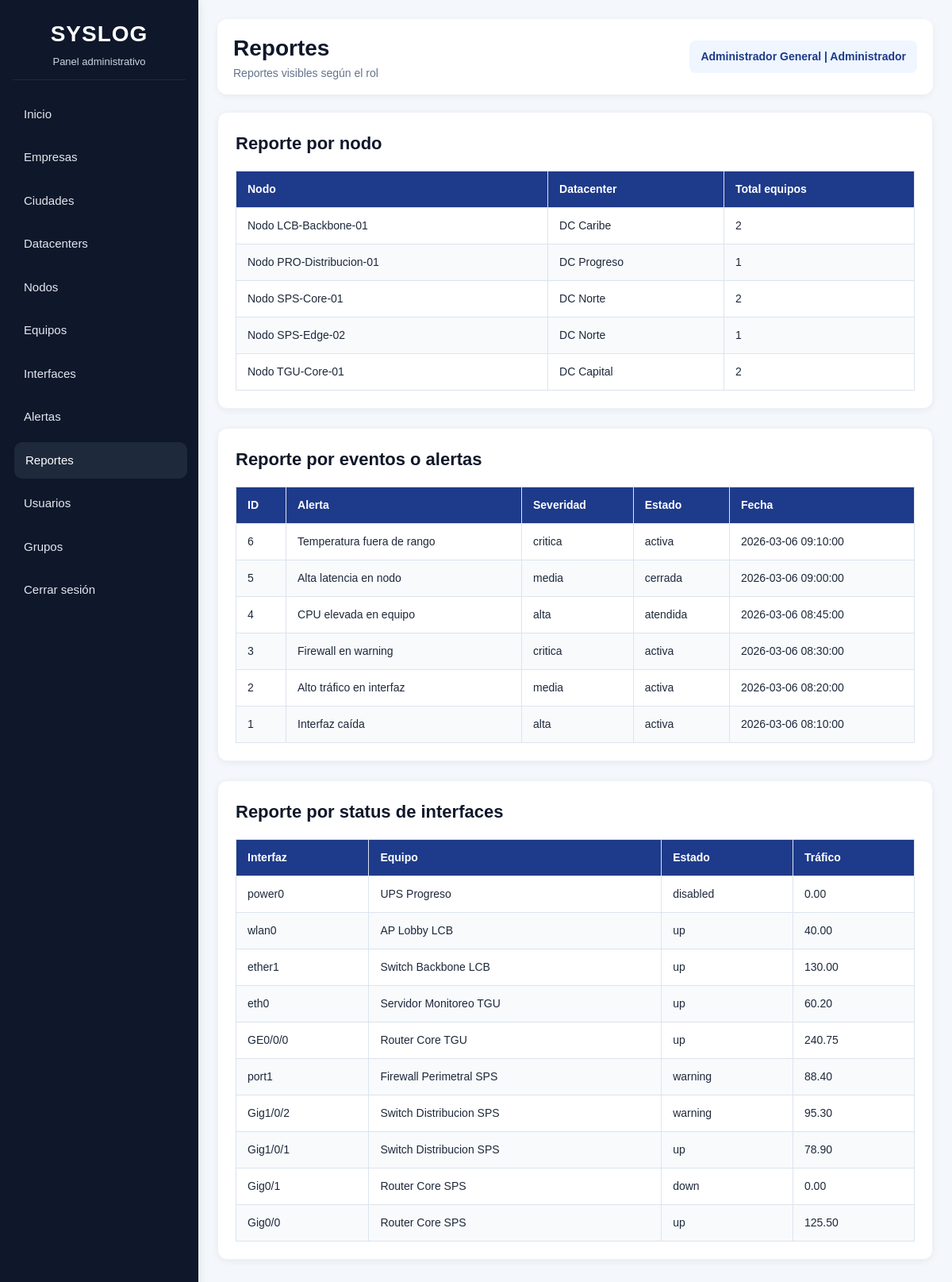
The page /pages/reportes.php (signed in) on the database its author committed.
### tables this page shows
CREATE TABLE `evento_alerta` (
  `id_evento` int(11) NOT NULL,
  `id_alerta` int(11) NOT NULL,
  `tipo_objeto` enum('datacenter','nodo','equipo','interface') NOT NULL,
  `id_objeto` int(11) NOT NULL,
  `valor_detectado` decimal(10,2) DEFAULT NULL,
  `fecha_evento` datetime DEFAULT current_timestamp(),
  `estado_evento` enum('activa','atendida','cerrada') DEFAULT 'activa',
  `mensaje` text DEFAULT NULL
);

CREATE TABLE `alerta` (
  `id_alerta` int(11) NOT NULL,
  `nombre_alerta` varchar(100) NOT NULL,
  `descripcion` text DEFAULT NULL,
  `severidad` enum('baja','media','alta','critica') DEFAULT 'media',
  `tipo_objeto` enum('datacenter','nodo','equipo','interface') NOT NULL,
  `metrica` varchar(50) NOT NULL,
  `condicion` enum('>','<','=','>=','<=','fuera_rango') NOT NULL,
  `valor_referencia` decimal(10,2) DEFAULT NULL,
  `estado` enum('activa','inactiva') DEFAULT 'activa'
);

CREATE TABLE `interface_red` (
  `id_interface` int(11) NOT NULL,
  `id_equipo` int(11) NOT NULL,
  `nombre_interface` varchar(100) NOT NULL,
  `tipo_interface` varchar(50) DEFAULT NULL,
  `velocidad` varchar(50) DEFAULT NULL,
  `mac_address` varchar(50) DEFAULT NULL,
  `direccion_ip` varchar(45) DEFAULT NULL,
  `estado` enum('up','down','warning','disabled') DEFAULT 'up',
  `trafico_actual` decimal(10,2) DEFAULT 0.00,
  `descripcion` varchar(255) DEFAULT NULL
);

CREATE TABLE `equipo` (
  `id_equipo` int(11) NOT NULL,
  `id_nodo` int(11) NOT NULL,
  `id_tipo_equipo` int(11) NOT NULL,
  `id_marca` int(11) NOT NULL,
  `nombre` varchar(100) NOT NULL,
  `modelo` varchar(100) DEFAULT NULL,
  `serial_number` varchar(100) DEFAULT NULL,
  `ip_gestion` varchar(45) DEFAULT NULL,
  `sistema_operativo` varchar(100) DEFAULT NULL,
  `version_firmware` varchar(100) DEFAULT NULL,
  `estado` enum('activo','inactivo','mantenimiento','warning') DEFAULT 'activo',
  `fecha_instalacion` date DEFAULT NULL
);

### includes/auth.php (called while the page is built, shortened)
<?php
function getScope() {
    return [
        "rol"           => $_SESSION["rol"] ?? "",
        "id_empresa"    => $_SESSION["id_empresa"] ?? null,
        "id_datacenter" => $_SESSION["id_datacenter"] ?? null,
        "id_nodo"       => $_SESSION["id_nodo"] ?? null,
        "id_equipo"     => $_SESSION["id_equipo"] ?? null
    ];
}
?>

### pages/reportes.php (the view, shortened to what this page needs)
<?php
require_once "../includes/auth.php";
require_once "../includes/db.php";
$scope = getScope();
$rol = $scope["rol"];
if ($rol === "Administrador") {
    $repNodos = $pdo->query("
        SELECT n.nombre, d.nombre AS datacenter, COUNT(e.id_equipo) AS total_equipos
        FROM nodo n
        INNER JOIN datacenter d ON n.id_datacenter = d.id_datacenter
        LEFT JOIN equipo e ON n.id_nodo = e.id_nodo
        GROUP BY n.id_nodo, n.nombre, d.nombre
        ORDER BY n.nombre
    ")->fetchAll(PDO::FETCH_ASSOC);
    $repInterfaces = $pdo->query("
        SELECT i.nombre_interface, e.nombre AS equipo, i.estado, i.trafico_actual
        FROM interface_red i
        INNER JOIN equipo e ON i.id_equipo = e.id_equipo
        ORDER BY i.id_interface DESC
    ")->fetchAll(PDO::FETCH_ASSOC);
    $repAlertas = $pdo->query("
        SELECT ea.id_evento, a.nombre_alerta, a.severidad, ea.estado_evento, ea.fecha_evento
        FROM evento_alerta ea
        INNER JOIN alerta a ON ea.id_alerta = a.id_alerta
        ORDER BY ea.fecha_evento DESC
    ")->fetchAll(PDO::FETCH_ASSOC);
} else {
    $repNodos = [];
    $repInterfaces = [];
    $repAlertas = [];
}
?>
<!DOCTYPE html>
<html lang="es">
<head>
    <link rel="stylesheet" href="../css/style.css">
</head>
<body>
<div class="main-layout">
    <?php include "../includes/menu.php"; ?>
    <div class="content">
        <div class="topbar">
            <div>
                <h1>Reportes</h1>
                <p class="muted-text">Reportes visibles según el rol</p>
            </div>
            <div class="user-box"><?php echo htmlspecialchars($_SESSION["usuario"]); ?> | <?php echo htmlspecialchars($rol); ?></div>
        </div>
        <div class="section">
            <div class="section-header"><h2>Reporte por nodo</h2></div>
            <div class="table-responsive">
                <table class="table">
                    <thead><tr><th>Nodo</th><th>Datacenter</th><th>Total equipos</th></tr></thead>
                    <tbody>
                        <?php foreach ($repNodos as $r): ?>
                        <tr>
                            <td><?php echo htmlspecialchars($r["nombre"]); ?></td>
                            <td><?php echo htmlspecialchars($r["datacenter"]); ?></td>
                            <td><?php echo $r["total_equipos"]; ?></td>
                        </tr>
                        <?php endforeach; ?>
                    </tbody>
                </table>
            </div>
        </div>
        <div class="section">
            <div class="section-header"><h2>Reporte por eventos o alertas</h2></div>
            <div class="table-responsive">
                <table class="table">
                    <thead><tr><th>ID</th><th>Alerta</th><th>Severidad</th><th>Estado</th><th>Fecha</th></tr></thead>
                    <tbody>
                        <?php foreach ($repAlertas as $r): ?>
                        <tr>
                            <td><?php echo $r["id_evento"]; ?></td>
                            <td><?php echo htmlspecialchars($r["nombre_alerta"]); ?></td>
                            <td><?php echo htmlspecialchars($r["severidad"]); ?></td>
                            <td><?php echo htmlspecialchars($r["estado_evento"]); ?></td>
                            <td><?php echo htmlspecialchars($r["fecha_evento"]); ?></td>
                        </tr>
                        <?php endforeach; ?>
                    </tbody>
                </table>
            </div>
        </div>
        <div class="section">
            <div class="section-header"><h2>Reporte por status de interfaces</h2></div>
            <div class="table-responsive">
                <table class="table">
                    <thead><tr><th>Interfaz</th><th>Equipo</th><th>Estado</th><th>Tráfico</th></tr></thead>
                    <tbody>
                        <?php foreach ($repInterfaces as $r): ?>
                        <tr>
                            <td><?php echo htmlspecialchars($r["nombre_interface"]); ?></td>
                            <td><?php echo htmlspecialchars($r["equipo"]); ?></td>
                            <td><?php echo htmlspecialchars($r["estado"]); ?></td>
                            <td><?php echo number_format((float)$r["trafico_actual"], 2); ?></td>
                        </tr>
                        <?php endforeach; ?>
                    </tbody>
                </table>
            </div>
        </div>
    </div>
</div>
</body>
</html>

### css/style.css (style rules this page uses)
* { margin: 0; padding: 0; box-sizing: border-box; }
:root { --bg-main: #f4f7fb; --bg-card: #ffffff; --bg-sidebar: #0f172a; --bg-sidebar-hover: #1e293b; --bg-topbar: #ffffff; --primary: #1d4ed8; --primary-dark: #1e3a8a; --secondary: #0ea5e9; --success: #16a34a; --warning: #f59e0b; --danger: #dc2626; --dark: #0f172a; --gray: #64748b; --light-gray: #e2e8f0; --border: #dbe4ee; --text-main: #1e293b; --text-light: #ffffff; --text-muted: #64748b; --shadow-sm: 0 2px 8px rgba(0,0,0,0.06); --shadow-md: 0 4px 14px rgba(0,0,0,0.10); --shadow-lg: 0 10px 25px rgba(0,0,0,0.16); --radius-sm: 8px; --radius-md: 12px; --radius-lg: 16px; --transition: all 0.25s ease; }
body { font-family: Arial, Helvetica, sans-serif; background: var(--bg-main); color: var(--text-main); line-height: 1.5; }
.main-layout { display: flex; min-height: 100vh; }
.content { flex: 1; padding: 24px; overflow-x: auto; }
.topbar { background: var(--bg-topbar); border-radius: var(--radius-md); box-shadow: var(--shadow-sm); padding: 16px 20px; margin-bottom: 22px; display: flex; align-items: center; justify-content: space-between; gap: 16px; }
.topbar h1 { font-size: 28px; color: var(--dark); }
.user-box { background: #eff6ff; color: var(--primary-dark); padding: 10px 14px; border-radius: var(--radius-sm); font-size: 14px; font-weight: bold; }
.section { background: var(--bg-card); border-radius: var(--radius-md); box-shadow: var(--shadow-sm); padding: 22px; margin-bottom: 24px; border: 1px solid #edf2f7; }
.section-header { display: flex; justify-content: space-between; align-items: center; gap: 14px; margin-bottom: 18px; flex-wrap: wrap; }
.section-header h2 { font-size: 22px; color: var(--dark); }
.table-responsive { width: 100%; overflow-x: auto; }
.table { width: 100%; border-collapse: collapse; min-width: 800px; }
.table thead { background: var(--primary-dark); color: white; }
.table th, .table td { padding: 12px 14px; border: 1px solid var(--border); text-align: left; font-size: 14px; }
.table tbody tr:nth-child(even) { background: #f8fafc; }
.muted-text { color: var(--text-muted); font-size: 14px; }

### rows shown on the page
evento_alerta: id_evento "6", id_alerta.nombre_alerta "Temperatura fuera de rango", id_alerta.severidad "critica", estado_evento "activa", fecha_evento "2026-03-06 09:10:00"
evento_alerta: id_evento "5", id_alerta.nombre_alerta "Alta latencia en nodo", id_alerta.severidad "media", estado_evento "cerrada", fecha_evento "2026-03-06 09:00:00"
evento_alerta: id_evento "4", id_alerta.nombre_alerta "CPU elevada en equipo", id_alerta.severidad "alta", estado_evento "atendida", fecha_evento "2026-03-06 08:45:00"
evento_alerta: id_evento "3", id_alerta.nombre_alerta "Firewall en warning", id_alerta.severidad "critica", estado_evento "activa", fecha_evento "2026-03-06 08:30:00"
evento_alerta: id_evento "2", id_alerta.nombre_alerta "Alto tráfico en interfaz", id_alerta.severidad "media", estado_evento "activa", fecha_evento "2026-03-06 08:20:00"
evento_alerta: id_evento "1", id_alerta.nombre_alerta "Interfaz caída", id_alerta.severidad "alta", estado_evento "activa", fecha_evento "2026-03-06 08:10:00"
interface_red: nombre_interface "power0", id_equipo.nombre "UPS Progreso", estado "disabled", trafico_actual "0.00"
interface_red: nombre_interface "wlan0", id_equipo.nombre "AP Lobby LCB", estado "up", trafico_actual "40.00"
interface_red: nombre_interface "ether1", id_equipo.nombre "Switch Backbone LCB", estado "up", trafico_actual "130.00"
interface_red: nombre_interface "eth0", id_equipo.nombre "Servidor Monitoreo TGU", estado "up", trafico_actual "60.20"
interface_red: nombre_interface "GE0/0/0", id_equipo.nombre "Router Core TGU", estado "up", trafico_actual "240.75"
interface_red: nombre_interface "port1", id_equipo.nombre "Firewall Perimetral SPS", estado "warning", trafico_actual "88.40"
interface_red: nombre_interface "Gig1/0/2", id_equipo.nombre "Switch Distribucion SPS", estado "warning", trafico_actual "95.30"
interface_red: nombre_interface "Gig1/0/1", id_equipo.nombre "Switch Distribucion SPS", estado "up", trafico_actual "78.90"
interface_red: nombre_interface "Gig0/1", id_equipo.nombre "Router Core SPS", estado "down", trafico_actual "0.00"
interface_red: nombre_interface "Gig0/0", id_equipo.nombre "Router Core SPS", estado "up", trafico_actual "125.50"

### other values the page prints
$_SESSION["usuario"] "Administrador General"
$rol "Administrador"
$r["nombre"] "Nodo LCB-Backbone-01"
$r["datacenter"] "DC Caribe"
$r["total_equipos"] "2"
$r["nombre"] "Nodo PRO-Distribucion-01"
$r["datacenter"] "DC Progreso"
$r["total_equipos"] "1"
$r["nombre"] "Nodo SPS-Core-01"
$r["datacenter"] "DC Norte"
$r["nombre"] "Nodo SPS-Edge-02"
$r["nombre"] "Nodo TGU-Core-01"
$r["datacenter"] "DC Capital"
